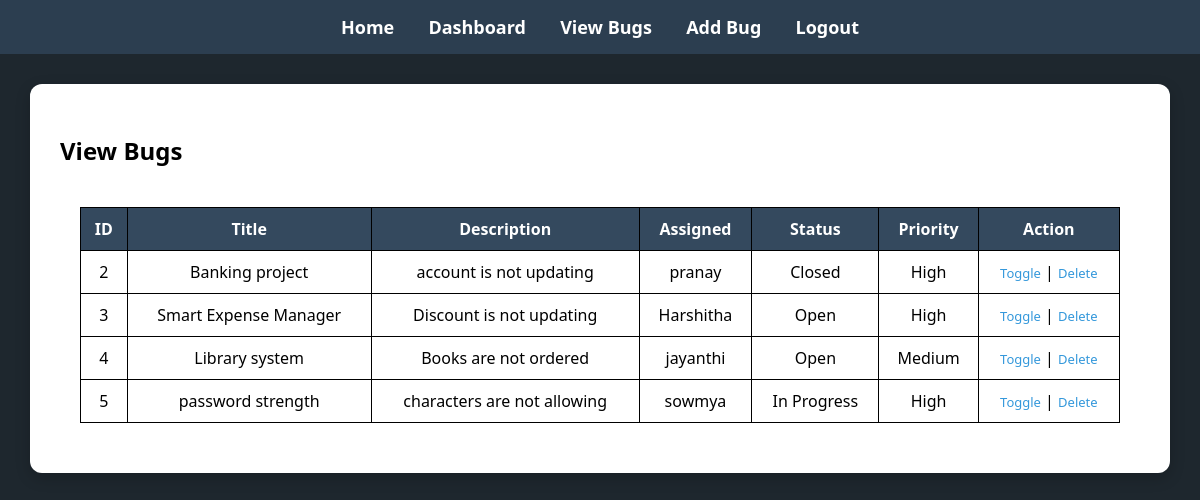
Screenshot of /view_bugs (signed in) with the database file from the repository.
### tables this page shows
CREATE TABLE bugs (
        id INTEGER PRIMARY KEY AUTOINCREMENT,
        title TEXT,
        description TEXT,
        assigned_to TEXT,
        status TEXT,
        priority TEXT
    );

### app.py (the view)
@app.route("/view_bugs")
def view_bugs():
    if "user" not in session:
        return redirect(url_for("login"))
    conn = get_db()
    bugs = conn.execute("SELECT * FROM bugs").fetchall()
    total = len(bugs)
    open_bugs = len([b for b in bugs if b["status"] == "Open"])
    closed = len([b for b in bugs if b["status"] == "Closed"])
    conn.close()
    return render_template(
        "view_bugs.html",
        bugs=bugs,
        total=total,
        open_bugs=open_bugs,
        closed=closed
    )

### app.py (called while the page is built)
def get_db():
    conn = sqlite3.connect("users.db")
    conn.row_factory = sqlite3.Row
    return conn

### templates/view_bugs.html (shortened to what this page needs)
{% extends "base.html" %}
{% block content %}
<h2>View Bugs</h2>
<div class="table-box">
<table>
    <tr>
        <th>ID</th>
        <th>Title</th>
        <th>Description</th>
        <th>Assigned</th>
        <th>Status</th>
        <th>Priority</th>
        <th>Action</th>
    </tr>
    {% for bug in bugs %}
    <tr>
        <td>{{ bug.id }}</td>
        <td>{{ bug.title }}</td>
        <td>{{ bug.description }}</td>
        <td>{{ bug.assigned_to }}</td>
        <td>{{ bug.status }}</td>
        <td>{{ bug.priority }}</td>
        <td>
            <a href="/toggle/{{ bug.id }}">Toggle</a> |
            <a href="/delete_bug/{{ bug.id }}">Delete</a>
        </td>
    </tr>
    {% endfor %}
</table>
</div>
{% endblock %}

### templates/base.html (shortened to what this page needs)
<!DOCTYPE html>
<html lang="en">
<head>
    <link rel="stylesheet" href="{{ url_for('static', filename='style.css') }}">
</head>
<body>
    {% if session.get("user") %}
    <div class="navbar">
        <a href="/home">Home</a>
        <a href="/dashboard">Dashboard</a>
        <a href="/view_bugs">View Bugs</a>
        <a href="/add_bug">Add Bug</a>
        <a href="/logout">Logout</a>
    </div>
    {% endif %}
    <div class="{% if session.get('user') %}main-card{% else %}small-card{% endif %}">
        {% block content %}{% endblock %}
    </div>
</body>
</html>

### static/style.css (style rules this page uses)
body { margin: 0; font-family: 'Segoe UI', sans-serif; background-color: #1e272e; background-image: url("https://images.unsplash.com/photo-1498050108023-c5249f4df085"); background-size: cover; background-position: center; background-attachment: fixed; min-height: 100vh; color: black; }
.navbar { background: #2c3e50; padding: 15px; text-align: center; }
.navbar a { color: white; margin: 15px; text-decoration: none; font-weight: bold; font-size: 18px; }
a { font-size: 13px; color: #3498db; text-decoration: none; }
.main-card { width: 90%; background: white; padding: 30px; margin: 30px auto; border-radius: 12px; color: black; box-shadow: 0 5px 15px rgba(0,0,0,0.2); }
.table-box { background: white; padding: 20px; border-radius: 10px; }
table { width: 100%; border-collapse: collapse; background: white; }
th { background: #34495e; color: white; }
th, td { border: 1px solid black; padding: 10px; text-align: center; }

### rows the page displays
bugs: id "2", title "Banking project", description "account is not updating", assigned_to "pranay", status "Closed", priority "High"
bugs: id "3", title "Smart Expense Manager", description "Discount is not updating", assigned_to "Harshitha", status "Open", priority "High"
bugs: id "4", title "Library system", description "Books are not ordered", assigned_to "jayanthi", status "Open", priority "Medium"
bugs: id "5", title "password strength", description "characters are not allowing", assigned_to "sowmya", status "In Progress", priority "High"
